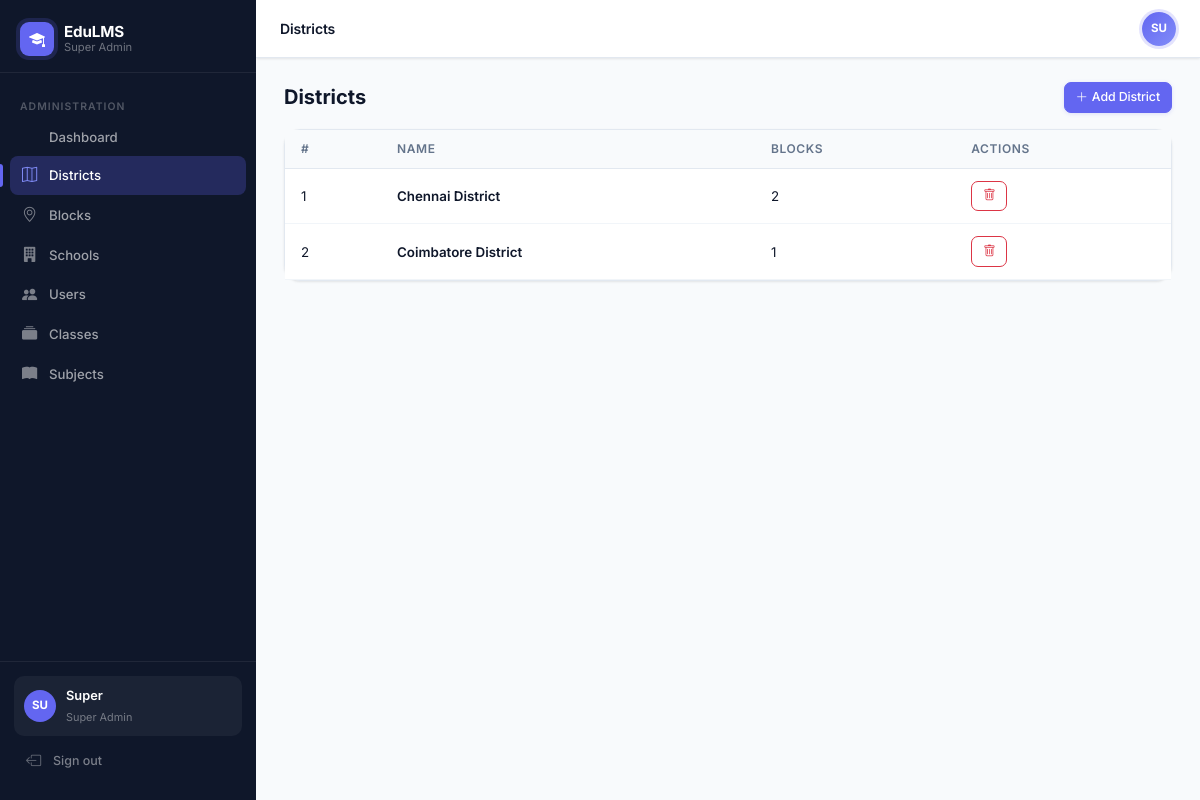
Page /admin/districts (signed in) on the committed database.
### app/models/user.py (models this page shows, shortened)
class User(UserMixin, db.Model):
    __tablename__ = 'users'
    id = db.Column(db.Integer, primary_key=True)
    username = db.Column(db.String(80), unique=True, nullable=False)
    password_hash = db.Column(db.String(256), nullable=False)
    full_name = db.Column(db.String(120), nullable=False)
    email = db.Column(db.String(120))
    phone = db.Column(db.String(20))
    role = db.Column(db.String(30), nullable=False)  # super_admin, district_admin, block_admin, school_admin, teacher, student, parent
    district_id = db.Column(db.Integer, db.ForeignKey('districts.id'), nullable=True)
    block_id = db.Column(db.Integer, db.ForeignKey('blocks.id'), nullable=True)
    school_id = db.Column(db.Integer, db.ForeignKey('schools.id'), nullable=True)
    is_active = db.Column(db.Boolean, default=True)
    created_at = db.Column(db.DateTime, default=datetime.utcnow)
    district = db.relationship('District', foreign_keys=[district_id])
    block = db.relationship('Block', foreign_keys=[block_id])
    school = db.relationship('School', foreign_keys=[school_id])

### app/models/hierarchy.py (models this page shows)
class District(db.Model):
    __tablename__ = 'districts'
    id = db.Column(db.Integer, primary_key=True)
    name = db.Column(db.String(120), nullable=False)
    is_active = db.Column(db.Boolean, default=True)
    created_at = db.Column(db.DateTime, default=datetime.utcnow)
    blocks = db.relationship('Block', backref='district', lazy=True)

### app/routes/admin.py (the view, shortened to what this page needs)
@admin_bp.route('/districts', methods=['GET', 'POST'])
@login_required
@require_role('super_admin')
def districts():
    districts = District.query.filter_by(is_active=True).all()
    return render_template('admin/districts.html', districts=districts)

### app/models/user.py (called while the page is built)
@login_manager.user_loader
def load_user(user_id):
    return User.query.get(int(user_id))

### app/services/rbac.py (called while the page is built)
def require_role(*roles):
    def decorator(f):
        @wraps(f)
        def decorated_function(*args, **kwargs):
            if not current_user.is_authenticated:
                return redirect(url_for('auth.login'))
            if current_user.role not in roles:
                abort(403)
            return f(*args, **kwargs)
        return decorated_function
    return decorator

### app/templates/admin/districts.html (shortened to what this page needs)
{% extends "base.html" %}
{% block page_title %}Districts{% endblock %}
{% block content %}
<div class="d-flex justify-content-between align-items-center mb-3">
    <h5 class="fw-bold mb-0">Districts</h5>
    <button class="btn btn-primary btn-sm" data-bs-toggle="modal" data-bs-target="#addModal">
        <i class="bi bi-plus-lg me-1"></i>Add District
    </button>
</div>
<div class="card">
    <div class="card-body p-0">
        <table class="table table-hover mb-0">
            <thead class="table-light"><tr><th>#</th><th>Name</th><th>Blocks</th><th>Actions</th></tr></thead>
            <tbody>
            {% for d in districts %}
            <tr>
                <td>{{ d.id }}</td>
                <td class="fw-semibold">{{ d.name }}</td>
                <td>{{ d.blocks|selectattr('is_active')|list|length }}</td>
                <td>
                    <form method="POST" class="d-inline" onsubmit="return confirm('Deactivate this district?')">
                        <button class="btn btn-sm btn-outline-danger"><i class="bi bi-trash"></i></button>
                    </form>
                </td>
            </tr>
            {% else %}
            <tr><td colspan="4" class="text-center text-muted py-4">No districts yet.</td></tr>
            {% endfor %}
            </tbody>
        </table>
    </div>
</div>
{% endblock %}

### app/templates/base.html (shortened to what this page needs)
<!DOCTYPE html>
<html lang="en">
<head>
    <link href="https://cdn.jsdelivr.net/npm/bootstrap@5.3.2/dist/css/bootstrap.min.css" rel="stylesheet">
    <link href="https://cdn.jsdelivr.net/npm/bootstrap-icons@1.11.3/font/bootstrap-icons.css" rel="stylesheet">
</head>
<body>
{% if current_user.is_authenticated %}
<nav id="sidebar">
    <div class="sidebar-brand">
        <div class="sidebar-brand-icon"><i class="bi bi-mortarboard-fill"></i></div>
        <div class="sidebar-brand-text">
            <strong>EduLMS</strong>
            <span>{{ current_user.role.replace('_',' ').title() }}</span>
        </div>
    </div>
    <div class="sidebar-nav">
    {% if current_user.role in ['super_admin','district_admin','block_admin','school_admin'] %}
        <div class="nav-section">Administration</div>
        <a href="{{ url_for('admin.dashboard') }}" class="nav-link {% if request.endpoint == 'admin.dashboard' %}active{% endif %}">
             Dashboard
        </a>
        {% if current_user.role == 'super_admin' %}
        <a href="{{ url_for('admin.districts') }}" class="nav-link {% if request.endpoint == 'admin.districts' %}active{% endif %}">
            <i class="bi bi-map"></i> Districts
        </a>
        <a href="{{ url_for('admin.blocks') }}" class="nav-link {% if request.endpoint == 'admin.blocks' %}active{% endif %}">
            <i class="bi bi-geo-alt"></i> Blocks
        </a>
        {% endif %}
        {% if current_user.role in ['super_admin','district_admin','block_admin'] %}
        <a href="{{ url_for('admin.schools') }}" class="nav-link {% if request.endpoint == 'admin.schools' %}active{% endif %}">
            <i class="bi bi-building-fill"></i> Schools
        </a>
        {% endif %}
        <a href="{{ url_for('admin.users') }}" class="nav-link {% if request.endpoint == 'admin.users' %}active{% endif %}">
            <i class="bi bi-people-fill"></i> Users
        </a>
        <a href="{{ url_for('admin.classes') }}" class="nav-link {% if request.endpoint == 'admin.classes' %}active{% endif %}">
            <i class="bi bi-collection-fill"></i> Classes
        </a>
        <a href="{{ url_for('admin.subjects') }}" class="nav-link {% if request.endpoint == 'admin.subjects' %}active{% endif %}">
            <i class="bi bi-book-fill"></i> Subjects
        </a>
    {% endif %}
    </div>
    <div class="sidebar-footer">
        <div class="sidebar-user">
            <div class="sidebar-avatar">{{ current_user.full_name[:2].upper() }}</div>
            <div class="sidebar-user-info">
                <strong>{{ current_user.full_name.split()[0] }}</strong>
                <span>{{ current_user.role.replace('_',' ').title() }}</span>
            </div>
        </div>
        <a href="{{ url_for('auth.logout') }}" class="nav-link" style="color:rgba(255,255,255,.45);font-size:.78rem;">
            <i class="bi bi-box-arrow-left"></i> Sign out
        </a>
    </div>
</nav>
<div id="main">
    <div id="topbar">
        <div class="d-flex align-items-center gap-3">
            <span class="topbar-title">{% block page_title %}{% endblock %}</span>
        </div>
        <div class="d-flex align-items-center gap-2">
            <div class="topbar-avatar">{{ current_user.full_name[:2].upper() }}</div>
        </div>
    </div>
    <div class="page-content">
        {% block content %}{% endblock %}
    </div>
</div>
{% else %}
{% block auth_content %}{% endblock %}
{% endif %}
</body>
</html>

### rows in the picture
User: role.replace "Super Admin", full_name "SU", full_name "Super"
District: id "1", name "Chennai District", blocks|selectattr "2"
District: id "2", name "Coimbatore District", blocks|selectattr "1"
